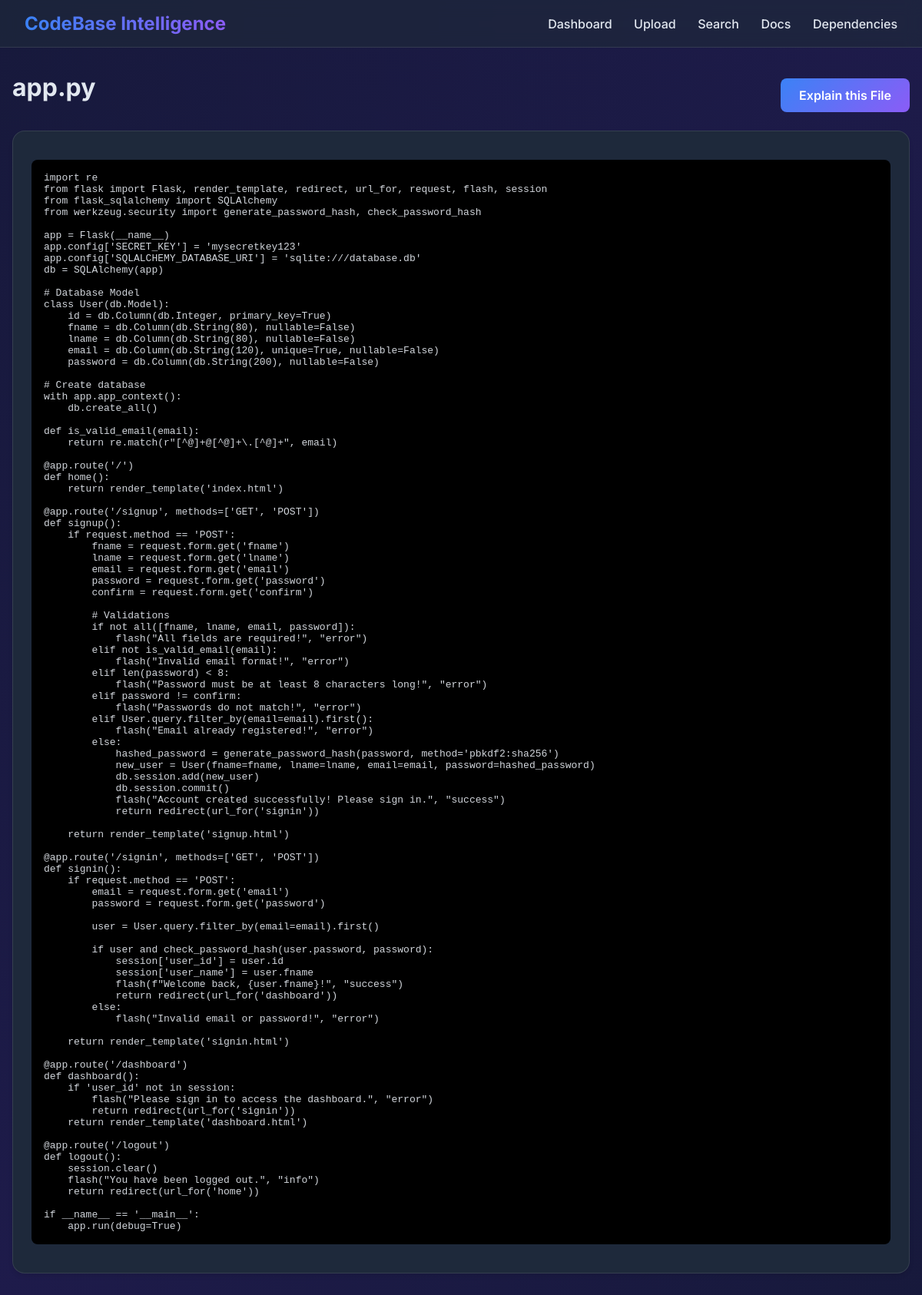
The app's page /file?id=1 with its own data.
### app/models/models.py (models this page shows)
class File(db.Model):
    __tablename__ = 'file'
    id = db.Column(db.Integer, primary_key=True)
    filename = db.Column(db.String(255), nullable=False)
    filepath = db.Column(db.String(1024), nullable=False)
    filetype = db.Column(db.String(50))
    content = db.Column(db.Text)
    created_at = db.Column(db.DateTime, default=datetime.utcnow)
    chunks = db.relationship('Chunk', backref='file', lazy=True, cascade="all, delete-orphan")

### app/routes/routes.py (the view)
@main_bp.route('/file')
def view_file():
    file_id = request.args.get('id')
    file = File.query.get(file_id)
    if not file:
        return "File not found", 404
    return render_template('file_view.html', file=file)

### app/templates/file_view.html
{% extends "base.html" %}
{% block content %}
<div style="display: flex; justify-content: space-between; align-items: center; margin-bottom: 1rem;">
    <h1>{{ file.filename }}</h1>
    <a href="/explain-file?id={{ file.id }}" class="btn">Explain this File</a>
</div>
<div class="card">
    <pre><code>{{ file.content }}</code></pre>
</div>
{% endblock %}

### app/templates/base.html (style rules this page uses)
:root { --bg-color: #0f172a; --text-color: #e2e8f0; --primary-color: #3b82f6; --secondary-color: #1e293b; --accent-color: #8b5cf6; --glass-bg: rgba(30, 41, 59, 0.7); --glass-border: rgba(255, 255, 255, 0.1); }
body { font-family: 'Inter', sans-serif; background-color: var(--bg-color); color: var(--text-color); margin: 0; padding: 0; min-height: 100vh; background-image: radial-gradient(circle at top right, #1e1b4b, transparent), radial-gradient(circle at bottom left, #1e1b4b, transparent); }
.card { background: var(--secondary-color); border: 1px solid var(--glass-border); border-radius: 1rem; padding: 1.5rem; margin-bottom: 1.5rem; box-shadow: 0 4px 6px -1px rgba(0, 0, 0, 0.1); transition: transform 0.2s, box-shadow 0.2s; }
.btn { display: inline-block; background: linear-gradient(135deg, var(--primary-color), var(--accent-color)); color: white; padding: 0.75rem 1.5rem; border-radius: 0.5rem; text-decoration: none; font-weight: 600; border: none; cursor: pointer; transition: opacity 0.3s; }
h1, h2, h3 { margin-top: 0; }
pre { background: #000; padding: 1rem; border-radius: 0.5rem; overflow-x: auto; color: #d1d5db; }

### records on screen
File: filename "app.py", content "import re from flask import Flask, render_template, redirect, url_for, request, flash, session from flask_sqlalchemy import SQLAlchemy from werkzeug.security import generate_password_hash, check_password_hash app = Flask(__name__) app.config['SECRET_KEY'] = 'mysecretkey123' app.config['SQLALCHEMY_DATABASE_URI'] = 'sqlite:///database.db' db = SQLAlchemy(app) # Database Model class User(db.Model): id = db.Column(db.Integer, primary_key=True) fname = db.Column(db.String(80), nullable=False) lname = db.Column(db.String(80), nullable=False) email = db.Column(db.String(120), unique=True, nullable=False) password = db.Column(db.String(200), nullable=False) # Create database with app.app_context():…"
